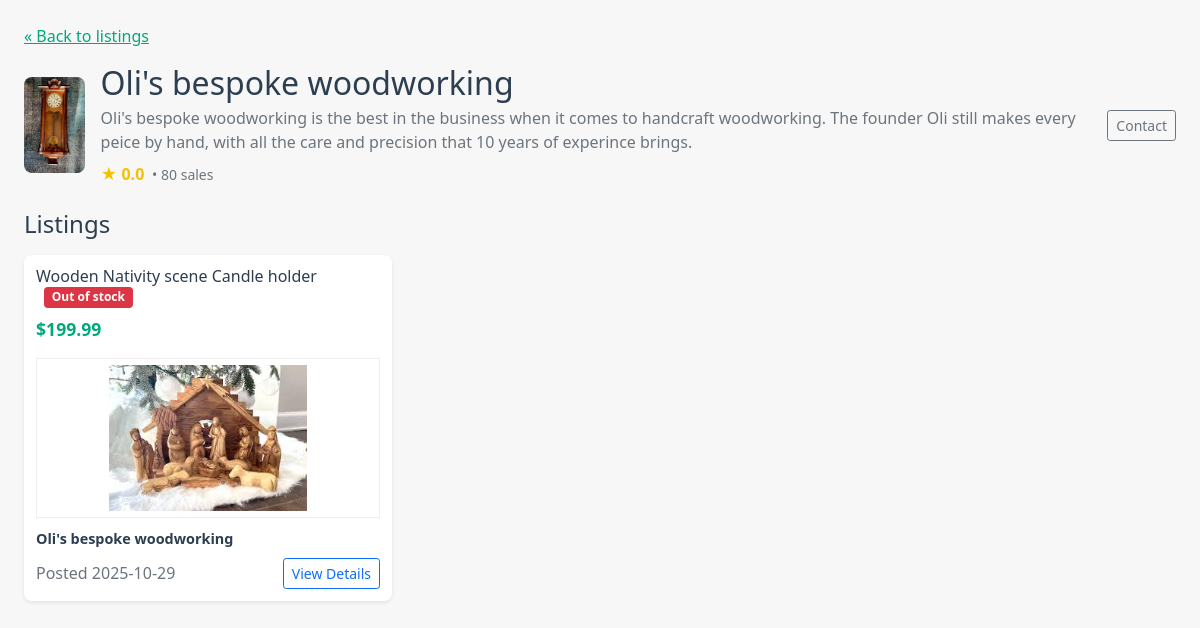
Page /seller/6 on the earlier database version.
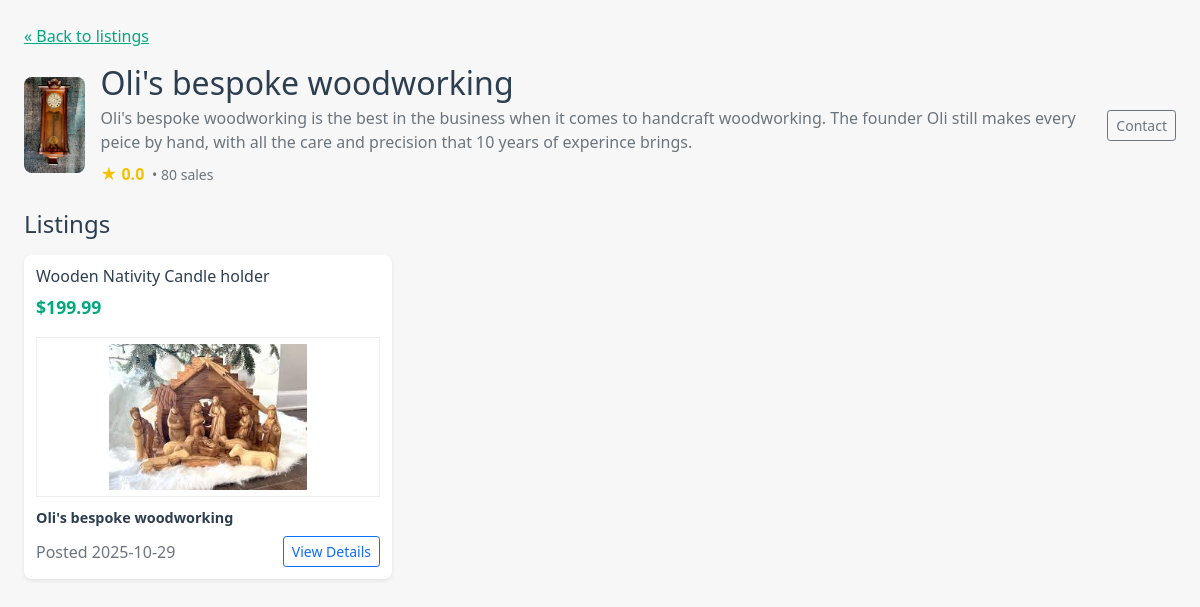
Same page on the later database version.
### models.py (models this page shows, shortened)
class Product(db.Model):
    __tablename__ = 'products'
    id = db.Column(db.Integer, primary_key=True)
    seller_id = db.Column(db.Integer, db.ForeignKey('users.id'), nullable=True)
    title = db.Column(db.String(255), nullable=False)
    description = db.Column(db.Text)
    price = db.Column(db.Float, nullable=False)
    stock = db.Column(db.BigInteger)
    image_url = db.Column(db.String(1024))
    created_at = db.Column(db.DateTime, default=datetime.utcnow)
    category_id = db.Column(db.Integer, db.ForeignKey('categories.id'), nullable=True)
    rating = db.Column(db.Float, default=0.0)
    seller = db.relationship('User', back_populates='products')
    category = db.relationship('Category', back_populates='legacy_products')
    categories = db.relationship('Category', secondary=product_categories, back_populates='products', lazy='dynamic')
    order_items = db.relationship('OrderItem', back_populates='product', lazy='dynamic')

### app.py (the view)
@app.route('/seller/<int:seller_id>')
def seller_profile(seller_id):
    conn = get_db_connection()
    cur = conn.cursor()
    cur.execute(
        "SELECT id, username, business_name, seller_description, rating, total_sales, logo_url FROM users WHERE id = ?",
        (seller_id,)
    )
    seller = cur.fetchone()
    products = []
    if seller:
        cur.execute(
            "SELECT id, title, description, price, stock, created_at, image_url FROM products WHERE seller_id = ? ORDER BY created_at DESC",
            (seller_id,)
        )
        products = cur.fetchall()
    conn.close()
    return render_template('seller_profile.html', seller=seller, products=products)

### app.py (called while the page is built)
def get_db_connection(path=DB_PATH):
    conn = sqlite3.connect(path)
    conn.row_factory = sqlite3.Row
    conn.execute("PRAGMA foreign_keys = ON;")
    return conn

@app.after_request
def set_security_headers(response):
    response.headers.setdefault('X-Frame-Options', 'SAMEORIGIN')
    response.headers.setdefault('X-Content-Type-Options', 'nosniff')
    response.headers.setdefault('Referrer-Policy', 'no-referrer-when-downgrade')
    if 'SSL_ENABLED' in globals() and SSL_ENABLED:
        response.headers.setdefault('Strict-Transport-Security', 'max-age=63072000; includeSubDomains; preload')
    return response

### templates/seller_profile.html (shortened to what this page needs)
<!doctype html>
<html lang="en">
<head>
  {% include 'head_includes.html' %}
</head>
<body class="p-4">
  <a href="/products">&laquo; Back to listings</a>
  {% if seller %}
    <div class="mt-3 mb-4">
      <div class="seller-header">
        <div class="seller-avatar">
          {% if seller['logo_url'] %}
            {% set simg = seller['logo_url'] %}
            {% if simg.startswith('http') %}
              <img src="{{ simg }}" alt="logo" style="width:96px;height:96px;object-fit:cover;border-radius:6px;">
            {% elif simg.startswith('/') %}
              <img src="{{ simg }}" alt="logo" style="width:96px;height:96px;object-fit:cover;border-radius:6px;">
            {% else %}
              <img src="{{ url_for('static', filename='img/' ~ simg) }}" alt="logo" style="width:96px;height:96px;object-fit:cover;border-radius:6px;">
            {% endif %}
          {% else %}
            {% if seller['business_name'] %}
              {{ (seller['business_name'][:2]|upper) }}
            {% else %}
              {{ (seller['username'][:2]|upper) }}
            {% endif %}
          {% endif %}
        </div>
        <div>
          <h2 class="mb-1">{{ seller['business_name'] or seller['username'] }}</h2>
          <div class="mb-2 text-muted">{{ seller['seller_description'] or '' }}</div>
          <div>
            <span class="seller-rating">★ {{ '%.1f'|format(seller['rating'] or 0) }}</span>
            <small class="text-muted">&nbsp;•&nbsp;{{ seller['total_sales'] or 0 }} sales</small>
          </div>
        </div>
        <div class="ms-auto text-end">
          <button type="button" class="btn btn-outline-secondary btn-sm" data-bs-toggle="modal" data-bs-target="#contactModal">Contact</button>
        </div>
      </div>
    </div>
    <h4 class="mb-3">Listings</h4>
    <div class="row">
      {% for p in products %}
        <div class="col-md-6 col-lg-4">
          <div class="listing-card">
              <h5 class="card-title" style="font-size:1rem">
                {{ p['title'] }}
                {% if p['stock'] is not none and p['stock']|int <= 0 %}
                  <span class="badge bg-danger ms-2">Out of stock</span>
                {% endif %}
              </h5>
            <p class="price">${{ '%.2f'|format(p['price']) }}</p>
            {% if p['image_url'] %}
              <div class="mb-2 text-center">
                {% set img = p['image_url'] %}
                {% if img.startswith('http://') or img.startswith('https://') or img.startswith('/') %}
                  <img src="{{ img }}" alt="{{ p['title'] }}" class="thumb">
                {% else %}
                  <img src="{{ url_for('static', filename='img/' ~ img) }}" alt="{{ p['title'] }}" class="thumb">
                {% endif %}
              </div>
            {% else %}
              <p class="description">{{ (p['description'] or '')[:100] }}{% if (p['description'] or '')|length > 100 %}...{% endif %}</p>
            {% endif %}
            <div class="seller-info">
              <span class="seller-name">{{ seller['business_name'] or seller['username'] }}</span>
            </div>
            <div class="d-flex justify-content-between align-items-center mt-2">
              <span class="text-muted">Posted {{ (p['created_at'] or '')[:10] }}</span>
              <a href="{{ url_for('product_detail', product_id=p['id']) }}" class="btn btn-sm btn-outline-primary">View Details</a>
            </div>
          </div>
        </div>
      {% else %}
        <div class="col-12 text-center">
          <h3>This seller has no active listings.</h3>
        </div>
      {% endfor %}
    </div>
  {% else %}
    <div class="alert alert-warning">Seller not found</div>
  {% endif %}
</body>
</html>

Differences in the rows shown:
changed Product: title "Wooden Nativity scene Candle holder" → "Wooden Nativity Candle holder"; no longer shows "Out of stock"
